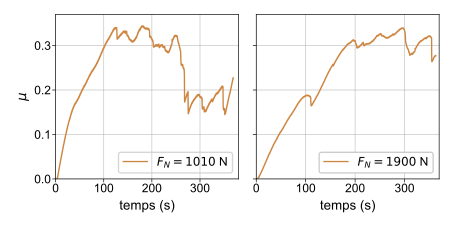

Write the Python code that produced this figure.
main_folder = '../'


with open(main_folder + "parameters.py", 'r') as f:
        exec(f.read())

roll_smooth=20
start=26000
end=-100000



def smooth(a, n=10) :
    """
    A simple denoising trick using rolling average.
    A more elaborate harmonic filtering could be useful.
    """
    ret = np.cumsum(a, axis=-1, dtype=float)
    ret[...,n:] = ret[...,n:] - ret[...,:-n]
    return( ret[...,n - 1:] / n )




fig,axes=plt.subplots(nrows=1,ncols=2,figsize=size_fig_fullygran ,sharex=False,sharey=True)

loc = main_folder + "data_for_figures/2021-04-01/100kg_stopper_daq.txt"
data=np.loadtxt(loc)


data=smooth(data,roll_smooth)


f=1000


time=np.arange(data.shape[-1])/f


n=1


axes[0].plot(time[start:end]-time[start],(-data[n][start:end]+data[n][start])/np.mean(data[0]),label="$F_N={}$ N".format(10 * int(np.mean(data[0]))),c=granular_color)
axes[0].set_ylabel("$\mu$")
axes[0].set_yticks([0,0.1,0.2,0.3])
axes[0].set_xlabel("temps (s)")
axes[0].legend()

loc = main_folder + "data_for_figures/2021-04-01/200kg_stopper_daq.txt"
data=np.loadtxt(loc)

start=44000
end=-17000
data=smooth(data,roll_smooth)


f=1000


time=np.arange(data.shape[-1])/f


n=1

axes[1].plot(time[start:end]-time[start],(-data[n][start:end]+data[n][start])/np.mean(data[0]),label="$F_N={}$ N".format(10 * int(np.mean(data[0]))),c=granular_color)
axes[1].set_xlabel("temps (s)")
axes[1].set_yticks([0,0.1,0.2,0.3])
axes[1].legend(facecolor = (1,1,1,1),framealpha=1)

axes[1].set_xlim([0,370])
axes[0].set_xlim([0,380])
axes[1].set_ylim([0,0.37])

set_grid(axes)

plt.tight_layout()
plt.savefig(main_folder+ "Figures_chap_conclusion/fullygran.pdf")
plt.savefig(main_folder+ "Figures_chap_conclusion/fullygran.png")
plt.savefig(main_folder+ "Figures_chap_conclusion/fullygran.svg")
plt.close()





